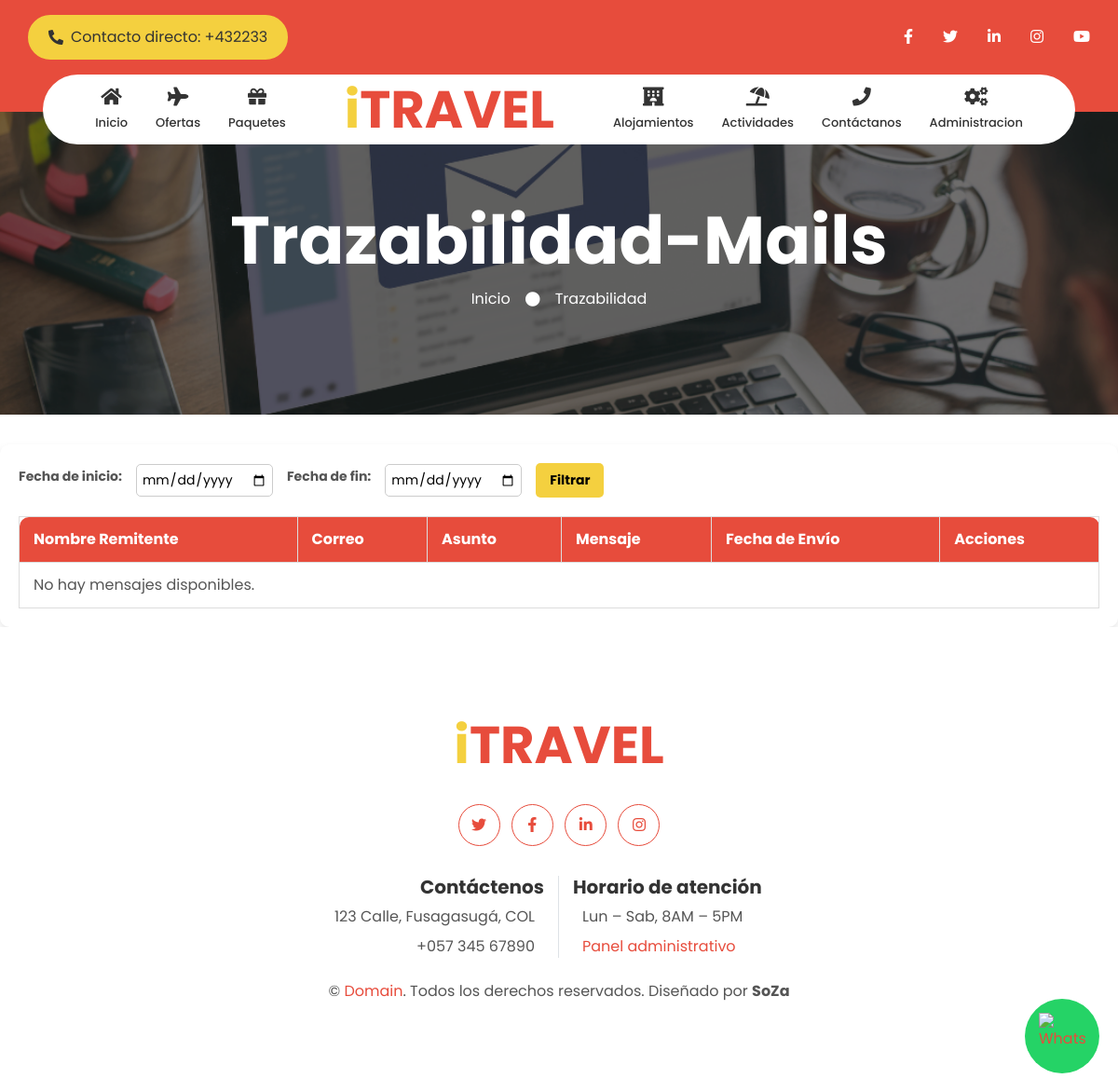
Before: /trazability/ with the older database file.
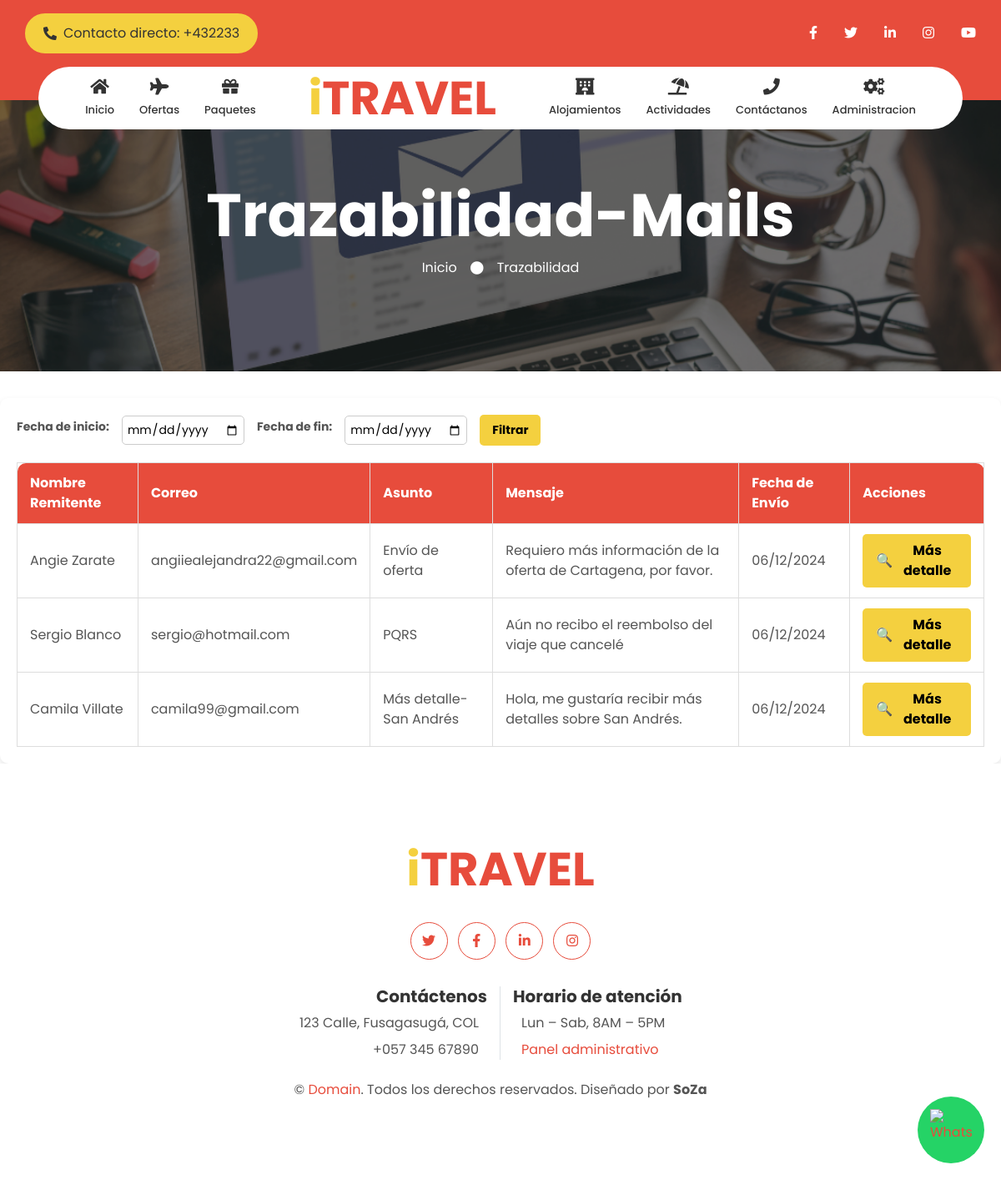
After: the same page with the newer database file.
### PrincipalSite/models.py (models this page shows, shortened)
class Contact(models.Model):
    name = models.CharField(max_length=255)
    email = models.EmailField(max_length=255)
    subject = models.CharField(max_length=255)
    message = models.TextField()
    created_at = models.DateTimeField(auto_now_add=True)

### PrincipalSite/views.py (the view)
# urls.py: path("trazability/", views.trazability, name="trazability"),
def trazability(request):
    contacts = (
        Contact.objects.all()
    )  ##Lo usamos para traer todos los datos del modelo y plasmarlos posteriormente en la tabla :)
    return render(request, "trazability.html", {"contacts": contacts})

### PrincipalSite/context_processors.py (called while the page is built)
def custom_context(request):
    return {"is_authenticated": request.session.get("is_authenticated", False)}

### PrincipalSite/templates/trazability.html
{% extends 'base.html' %}
{% block styles %}
{% load static %}
<link rel="stylesheet" href="{% static 'css/style.css' %}">
<link rel="stylesheet" href="{% static 'css/index.css' %}">
<link rel="stylesheet" href="{% static 'css/trazability.css' %}">
{% endblock %}
{% block content %}
<div class="jumbotron jumbotron-fluid page-header">
    <div class="container text-center py-5">
        <h1 class="text-white display-3 mt-lg-5">Trazabilidad-Mails</h1>
        <div class="d-inline-flex align-items-center text-white">
            <p class="m-0"><a class="text-white" href="">Inicio</a></p>
            <i class="fa fa-circle px-3"></i>
            <p class="m-0 text-white">Trazabilidad</p>
        </div>
    </div>
</div>
<div class="main-container">
    <div class="filter-container">
        <label for="start-date">Fecha de inicio:</label>
        <input type="date" id="start-date" name="start-date">
        <label for="end-date">Fecha de fin:</label>
        <input type="date" id="end-date" name="end-date">
        <button class="filter-btn">Filtrar</button>
    </div>
<table class="message-table">
    <thead>
        <tr>
            <th>Nombre Remitente</th>
            <th>Correo</th>
            <th>Asunto</th>
            <th>Mensaje</th>
            <th>Fecha de Envío</th>
            <th>Acciones</th>
        </tr>
    </thead>
    <tbody>
        {% for contact in contacts %}
        <tr>
            <td>{{ contact.name }}</td>
            <td>{{ contact.email }}</td>
            <td>{{ contact.subject }}</td>
            <td>{{ contact.message }}</td>
            <td>{{ contact.created_at|date:"d/m/Y" }}</td>
            <td><button class="btn-detail"><span>🔍</span> Más detalle</button></td>
        </tr>
        {% empty %}
        <tr>
            <td colspan="6">No hay mensajes disponibles.</td>
        </tr>
        {% endfor %}
    </tbody>
</table>
</div>
    {% endblock %}

### PrincipalSite/templates/base.html (shortened to what this page needs)
<!DOCTYPE html>
<html lang="en">
<head>
    <link href="https://cdnjs.cloudflare.com/ajax/libs/font-awesome/5.10.0/css/all.min.css" rel="stylesheet">
    <link href="../static/lib/owlcarousel/assets/owl.carousel.min.css" rel="stylesheet">
    <link href="../static/lib/lightbox/css/lightbox.min.css" rel="stylesheet">
    <link href="../static/css/style.css" rel="stylesheet">
    {% block styles %}
    {% endblock %}
</head>
<body>
    {% block header %}
    <div class="container-fluid principal-menu py-3 d-none d-md-block">
        <div class="container-fluid principal-menu">
            <div class="row no-gutters">
                <div class="col-12 col-md-6 p-0 d-flex justify-content-start align-items-center mb-2 mb-lg-0">
                    <div class="d-inline-flex align-items-center">
                        <a href="#" class="btn-custom text-dark d-inline-flex align-items-center">
                            <i class="fas fa-phone-alt mr-2"></i>
                            Contacto directo: +432233
                        </a>
                    </div>
                </div>
                <div
                    class="col-md-6 d-flex justify-content-center justify-content-lg-end align-items-center principal-menu">
                    <div class="d-inline-flex align-items-center">
                        <a class="text-white px-3" href="#">
                            <i class="fab fa-facebook-f"></i>
                        </a>
                        <a class="text-white px-3" href="#">
                            <i class="fab fa-twitter"></i>
                        </a>
                        <a class="text-white px-3" href="#">
                            <i class="fab fa-linkedin-in"></i>
                        </a>
                        <a class="text-white px-3" href="#">
                            <i class="fab fa-instagram"></i>
                        </a>
                        <a class="text-white pl-3" href="#">
                            <i class="fab fa-youtube"></i>
                        </a>
                    </div>
                </div>
            </div>
        </div>
    </div>
    <div class="container-fluid position-relative nav-bar p-0 principal-menu">
        <div class="container-lg position-relative p-0 px-lg-3 principal-menu principal-header">
            <nav class="navbar navbar-expand-lg bg-white navbar-light shadow p-lg-0">
                <div class="collapse navbar-collapse justify-content-between principal-menu-structure admin"
                    id="navbarCollapse">
                    <div class="navbar-nav ml-auto py-0">
                        <a href="{% url 'initial_page' %}"
                            class="option-nav nav-item nav-link d-flex flex-column align-items-center nav-item-menu">
                            <i class="fas fa-home mb-2"></i>
                            Inicio
                        </a>
                        <a href="{% url 'offers' %}"
                            class="option-nav nav-item nav-link d-flex flex-column align-items-center">
                            <i class="fas fa-plane mb-2"></i>
                            Ofertas
                        </a>
                        <a href="#" class="option-nav nav-item nav-link d-flex flex-column align-items-center">
                            <i class="fas fa-gift mb-2"></i>
                            Paquetes
                        </a>
                    </div>
                    <a href="{% url 'initial_page' %}" class="navbar-brand mx-5 d-none d-lg-block">
                        <h1 class="m-0 display-4 text-primary"><span class="text-secondary">i</span>TRAVEL</h1>
                    </a>
                    <div class="navbar-nav mr-auto py-0">
                        <a href="#" class="option-nav nav-item nav-link d-flex flex-column align-items-center">
                            <i class="fas fa-hotel mb-2"></i>
                            Alojamientos
                        </a>
                        <a href="#" class="option-nav nav-item nav-link d-flex flex-column align-items-center">
                            <i class="fas fa-umbrella-beach mb-2"></i>
                            Actividades
                        </a>
                        <a href="{% url 'contact' %}"
                            class="option-nav nav-item nav-link d-flex flex-column align-items-center">
                            <i class="fas fa-phone mb-2"></i>
                            Contáctanos
                        </a>
                        <div class="dropdown-admin">
                            <span id="dropdown-button" href="#"
                                class="text-primary option-nav nav-item nav-link d-flex flex-column align-items-center">
                                <i class="fas fa-cogs mb-2"></i>
                                Administracion
                            </span>
                        </div>
                    </div>
                </div>
            </nav>
        </div>
    </div>
    {% endblock %}
    {% block content %}
    {% endblock %}
    {% block footer %}
    <div class="container-fluid footer bg-light py-5">
        <div class="container text-center py-5">
            <div class="row">
                <div class="col-12 mb-4">
                    <a href="{% url 'initial_page' %}" class="navbar-brand m-0">
                        <h1 class="m-0 mt-n2 display-4 text-primary"><span class="text-secondary">i</span>TRAVEL</h1>
                    </a>
                </div>
                <div class="col-12 mb-4">
                    <a class="btn btn-outline-secondary btn-social mr-2" href="#"><i class="fab fa-twitter"></i></a>
                    <a class="btn btn-outline-secondary btn-social mr-2" href="#"><i class="fab fa-facebook-f"></i></a>
                    <a class="btn btn-outline-secondary btn-social mr-2" href="#"><i class="fab fa-linkedin-in"></i></a>
                    <a class="btn btn-outline-secondary btn-social" href="#"><i class="fab fa-instagram"></i></a>
                </div>
                <div class="col-12 mt-2 mb-4">
                    <div class="row">
                        <div class="col-sm-6 text-center text-sm-right border-right mb-3 mb-sm-0">
                            <h5 class="font-weight-bold mb-2">Contáctenos</h5>
                            <p class="mb-2">123 Calle, Fusagasugá, COL</p>
                            <p class="mb-0">+057 345 67890</p>
                        </div>
                        <div class="col-sm-6 text-center text-sm-left">
                            <h5 class="font-weight-bold mb-2">Horario de atención</h5>
                            <p class="mb-2">Lun – Sab, 8AM – 5PM</p>
                            <p class="mb-0"><a href="{% url 'login' %}">Panel administrativo</a></p>
                        </div>
                    </div>
                </div>
                <div class="col-12">
                    <p class="m-0">&copy; <a href="#">Domain</a>. Todos los derechos reservados. Diseñado por <span
                            class="negrita">SoZa</span>
                    </p>
                </div>
            </div>
        </div>
        <a href="https://wa.me/1234567890" class="whatsapp-button" target="_blank"
            aria-label="Chatea con nosotros en WhatsApp">
            <img src="https://cdn-icons-png.flaticon.com/512/124/124034.png" alt="WhatsApp" />
        </a>
    </div>
    {% endblock %}
</body>
</html>

### PrincipalSite/static/css/index.css (style rules this page uses)
.container, .container-fluid, .container-sm, .container-md, .container-lg, .container-xl { width: 100%; padding-right: 15px; padding-left: 15px; margin-right: auto; margin-left: auto; }
@media (min-width: 576px) { .container, .container-sm { max-width: 540px; } }
@media (min-width: 768px) { .container, .container-sm, .container-md { max-width: 720px; } }
@media (min-width: 992px) { .container, .container-sm, .container-md, .container-lg { max-width: 960px; } }
@media (min-width: 1200px) { .container, .container-sm, .container-md, .container-lg, .container-xl { max-width: 1140px; } }
@media (min-width: 992px) { .navbar-light { border-radius: 60px; } }
@media (min-width: 992px) { #header-carousel, .page-header { margin-top: -65px; } }
.nav-bar { position: relative; z-index: 4; }
.principal-menu { position: relative; z-index: 4; }

### PrincipalSite/static/css/trazability.css (style rules this page uses)
.main-container { max-width: 1200px; margin: 0 auto; padding: 20px; background-color: white; border-radius: 10px; box-shadow: 0px 4px 8px rgba(0, 0, 0, 0.1); }
.filter-container { margin-bottom: 20px; display: flex; align-items: center; gap: 15px; }
.filter-container label { font-size: 14px; font-weight: bold; }
.filter-container input { padding: 5px; font-size: 14px; border: 1px solid #ccc; border-radius: 5px; }
.filter-btn { background-color: var(--secondary); padding: 8px 15px; font-size: 14px; border: none; border-radius: 5px; cursor: pointer; font-weight: bold; }
.message-table { width: 100%; border-collapse: collapse; background-color: var(--light); margin-top: 20px; }
.message-table thead { background-color: var(--primary); color: white; }
.message-table th, .message-table td { padding: 12px 15px; text-align: left; border: 1px solid #ddd; }
.btn-detail { background-color: var(--secondary); border: none; padding: 8px 16px; border-radius: 5px; cursor: pointer; font-weight: bold; display: flex; align-items: center; gap: 5px; }
.btn-detail span { font-size: 16px; }
.message-table th:first-child, .message-table td:first-child { border-top-left-radius: 10px; }
.message-table th:last-child, .message-table td:last-child { border-top-right-radius: 10px; }
.message-table tr:last-child td:first-child { border-bottom-left-radius: 10px; }
.message-table tr:last-child td:last-child { border-bottom-right-radius: 10px; }
.page-header { background: linear-gradient(rgba(0, 0, 0, 0.3), rgba(0, 0, 0, 0.3)), url(../img/sections/trazability.png), no-repeat center center; background-size: cover; }

Changed rows visible on the page:
added Contact: name "Angie Zarate", email "angiiealejandra22@gmail.com", subject "Envío de oferta", message "Requiero más información de la oferta de Cartagena, por favor.", created_at "06/12/2024"
added Contact: name "Sergio Blanco", email "sergio@hotmail.com", subject "PQRS", message "Aún no recibo el reembolso del viaje que cancelé", created_at "06/12/2024"
added Contact: name "Camila Villate", email "camila99@gmail.com", subject "Más detalle-San Andrés", message "Hola, me gustaría recibir más detalles sobre San Andrés.", created_at "06/12/2024"
Other visible differences:
text no longer shown: "No hay mensajes disponibles."
